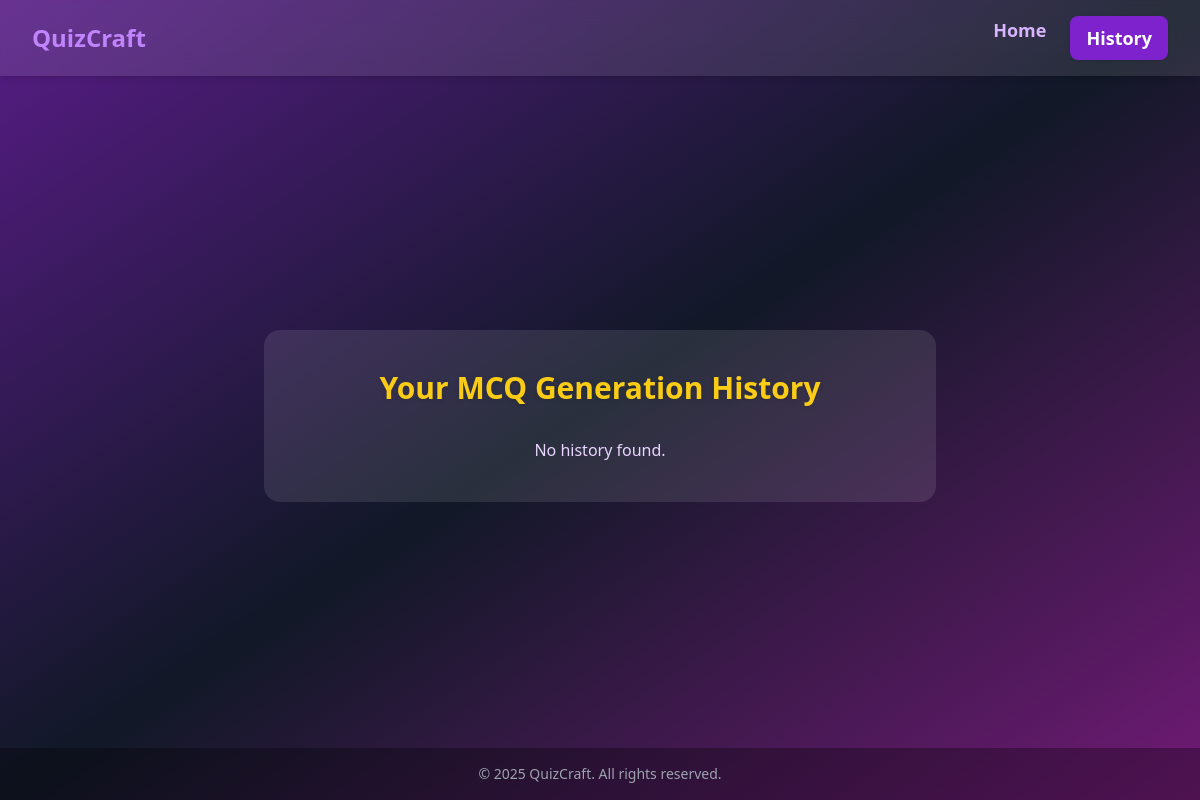
Before: /history (signed in) with the older database file.
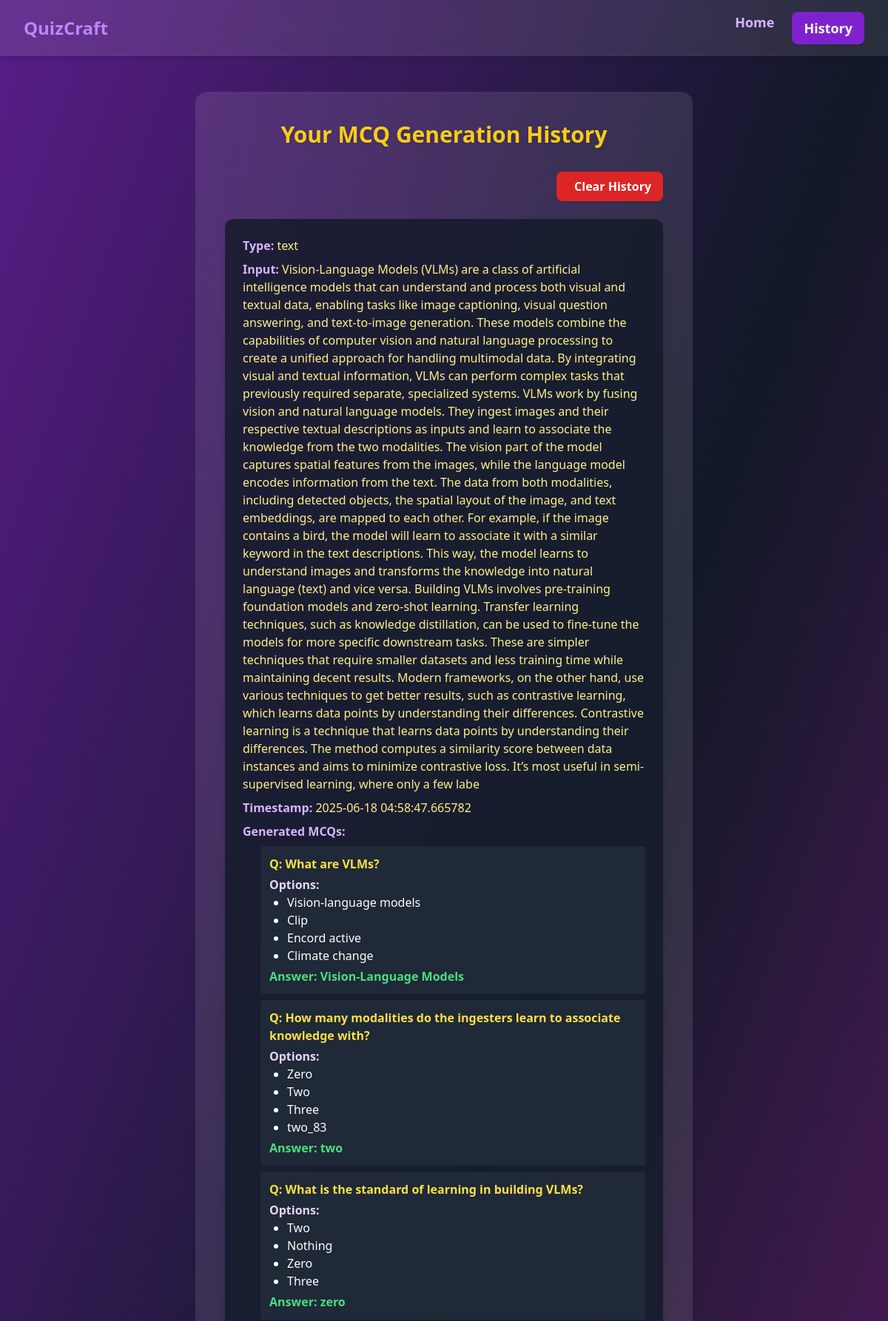
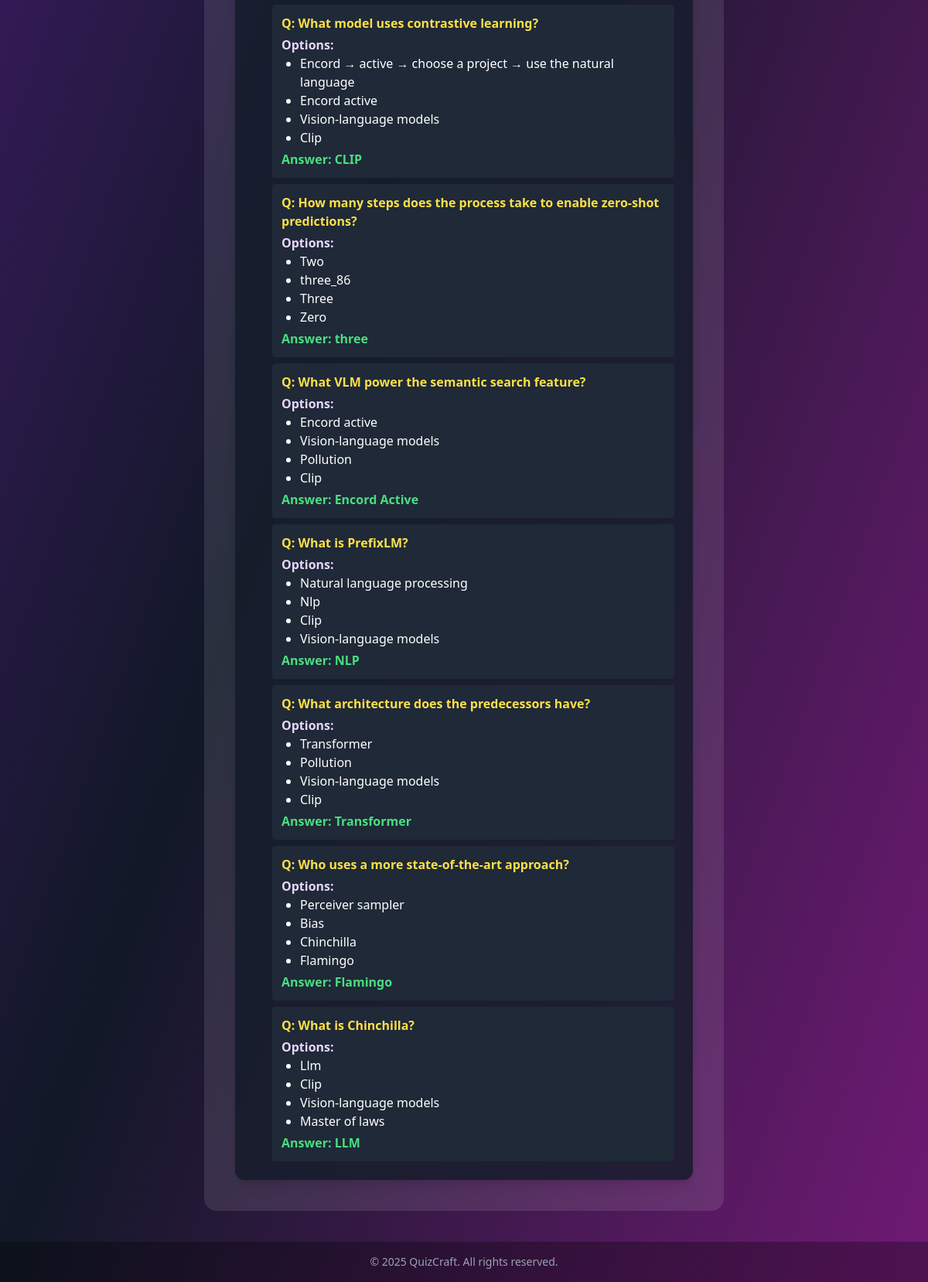
After: the same page with the newer database file (2 pictures, top to bottom).
### app/models.py (models this page shows, shortened)
class History(db.Model):
    id = db.Column(db.Integer, primary_key=True)
    source_type = db.Column(db.String(10))  # "text", "pdf", or "youtube"
    input_content = db.Column(db.Text)       # A snippet or filename/URL
    generated_mcqs = db.Column(db.Text)        # Store JSON string of MCQs
    timestamp = db.Column(db.DateTime, index=True, default=datetime.utcnow)
    user_id = db.Column(db.Integer, db.ForeignKey("user.id"))
    user_answers = db.Column(db.JSON)  # List of user answers
    score = db.Column(db.Integer)      # User's score
    attempt_time = db.Column(db.Integer)  # Time taken in seconds (optional)

### app/routes.py (the view)
@bp.route('/history')
@login_required
def history():
    import json
    histories = History.query.filter_by(user_id=current_user.id).order_by(History.timestamp.desc()).all()
    for h in histories:
        try:
            h.mcqs = json.loads(h.generated_mcqs)
        except Exception:
            h.mcqs = []
    return render_template('history.html', histories=histories)

### app/models.py (called while the page is built)
@login_manager.user_loader
def load_user(user_id):
    return User.query.get(int(user_id))

### app/routes.py (called while the page is built)
@bp.context_processor
def utility_processor():
    return {'now': datetime.now()}

### app/templates/history.html (shortened to what this page needs)
<!DOCTYPE html>
<html lang="en">
<head>
    <script src="https://cdn.tailwindcss.com"></script>
</head>
<body class="bg-gradient-to-br from-purple-900 via-gray-900 to-fuchsia-900 min-h-screen flex flex-col">
    <header class="w-full bg-white bg-opacity-10 backdrop-blur-md shadow-md py-4 px-8 flex items-center justify-between">
      <div class="flex items-center gap-2">
        <span class="text-2xl font-extrabold text-purple-400">QuizCraft</span>
      </div>
      <nav class="flex gap-6 text-lg">
        <a href="/" class="text-purple-300 hover:text-yellow-400 font-semibold transition">Home</a>
        <a href="/history" class="bg-purple-700 text-white px-4 py-2 rounded-lg font-bold hover:bg-yellow-500 hover:text-black transition-all shadow">History</a>
      </nav>
    </header>
    <main class="flex-1 flex flex-col items-center justify-center px-4">
      <div class="bg-white bg-opacity-10 modern-shadow rounded-2xl p-10 w-full max-w-2xl mt-12">
          <h1 class="text-3xl font-bold mb-8 text-center text-yellow-400 drop-shadow">Your MCQ Generation History</h1>
          {% if histories|length > 0 %}
            <form method="POST" action="{{ url_for('main.clear_history') }}" onsubmit="return confirm('Are you sure you want to clear your entire quiz history? This cannot be undone.');" class="mb-6 flex justify-end">
              <button type="submit" class="flex items-center gap-2 px-4 py-2 bg-red-600 text-white font-bold rounded-lg shadow hover:bg-yellow-400 hover:text-black transition">
                 Clear History
              </button>
            </form>
          {% endif %}
          {% if histories %}
            <ul class="space-y-6">
              {% for h in histories %}
                <li class="bg-gray-900/80 rounded-xl p-6 shadow-lg">
                  <div class="mb-2"><strong class="text-purple-300">Type:</strong> <span class="text-yellow-200">{{ h.source_type }}</span></div>
                  <div class="mb-2"><strong class="text-purple-300">Input:</strong> <span class="text-yellow-200">{{ h.input_content }}</span></div>
                  <div class="mb-2"><strong class="text-purple-300">Timestamp:</strong> <span class="text-yellow-200">{{ h.timestamp }}</span></div>
                  <div><strong class="text-purple-300">Generated MCQs:</strong>
                    <ul class="ml-6 mt-2 space-y-2">
                      {% for mcq in h.mcqs %}
                        <li class="bg-gray-800 rounded p-3">
                          <div class="font-bold text-yellow-300 mb-1">Q: {{ mcq.question }}</div>
                          <div class="mb-1"><span class="font-semibold text-purple-200">Options:</span>
                            <ul class="list-disc ml-6">
                              {% for option in mcq.options %}
                                <li class="text-white">{{ option }}</li>
                              {% endfor %}
                            </ul>
                          </div>
                          <div class="text-green-400 font-semibold">Answer: {{ mcq.answer }}</div>
                        </li>
                      {% endfor %}
                    </ul>
                  </div>
                </li>
              {% endfor %}
            </ul>
          {% else %}
            <p class="text-purple-200 text-center">No history found.</p>
          {% endif %}
      </div>
    </main>
    <footer class="w-full text-center py-4 text-gray-400 text-sm bg-black bg-opacity-30 mt-10">
      &copy; 2025 QuizCraft. All rights reserved.
    </footer>
</body>
</html>

Changed rows visible on the page:
added History: source_type "text", input_content "Vision-Language Models (VLMs) are a class of artificial intelligence models that can understand and process both visual and textual data, enabling tasks like image captioning, visual question answering, and text-to-image generation. These models combine the capabilities of computer vision and natural language processing to create a unified approach for handling multimodal data. By integrating visual and textual information, VLMs can perform complex tasks that previously required separate, specialized systems. VLMs work by fusing vision and natural language models. They ingest images and their respective textual descriptions as inputs and learn to associate the knowledge from the two…", timestamp "2025-06-18 04:58:47.665782", question "What are VLMs?" "How many modalities do the ingesters learn to associate knowledge with?" "What is the standard of learning in building VLMs?" "What model uses contrastive learning?" "How many steps does the process take to enable zero-shot predictions?" "What VLM power the semantic search feature?" "What is PrefixLM?" "What architecture does the predecessors have?" "Who uses a more state-of-the-art approach?" "What is Chinchilla?", options "Vision-language models" "Clip" "Encord active" "Climate change" "Zero" "Two" "Three" "two_83" "Two" "Nothing" "Zero" "Three" "Encord → active → choose a project → use the natural language" "Encord active" "Vision-language models" "Clip" "Two" "three_86" "Three" "Zero" "Encord active" "Vision-language models" "Pollution" "Clip" "Natural language processing" "Nlp" "Clip" "Vision-language models" "Transformer" "Pollution" "Vision-language models" "Clip" "Perceiver sampler" "Bias" "Chinchilla" "Flamingo" "Llm" "Clip" "Vision-language models" "Master of laws", answer "Vision-Language Models" "two" "zero" "CLIP" "three" "Encord Active" "NLP" "Transformer" "Flamingo" "LLM"
Other visible differences:
text no longer shown: "No history found."
text now shown: "Clear History"
